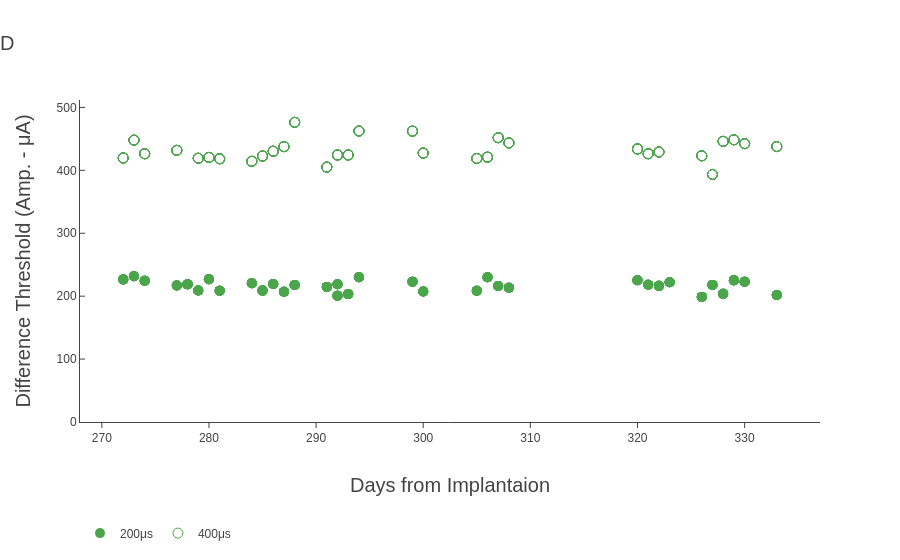

Notebook cell for this chart:
### Code cell
filters = {'discrimination':True, 'varparamsID': 1, 'comp_pw': 200, 'cs': False, 'subjectID':3, 'date_range': [250, 700],
          'refamp_range':[100, 500]}
df1 = filter_data(df, filters)
fig = thresh_fig_discrim(df1)
# fig.update_layout(
fig.update_layout(yaxis={'title': "Difference Threshold (Amp. - μA) ", 'showgrid':False,'ticks':'inside','showline':True,},
                  xaxis={'title': "Days from Implantaion",'rangemode':'normal',
                           'showgrid':False,'showline':True},
                    legend={'x': 0, 'y': -.3, 'orientation':'h'},
                hovermode='closest',
                  title='D',
                 title_font_size=20,
    )
fig.update_traces(marker={'color':'green','size':10})
fig.write_image("Nov_Images/fig4d.svg")
iplot(fig)
fig4d = go.FigureWidget(fig)

### Figure 1 — Plotly figure (JSON) as saved in the notebook; plotly's stock layout.template omitted (floating-point values rounded to 4 significant figures; data arrays with more than 128 entries replaced by an {"elided": "..."} marker saying what was removed)
{"data": [{"marker": {"color": "green", "size": 10, "symbol": "circle"}, "mode": "markers", "name": "200μs", "opacity": 0.7, "text": {"elided": "287 int values"}, "type": "scatter", "x": {"elided": "287 int values"}, "y": {"elided": "287 float values"}}, {"marker": {"color": "green", "size": 10, "symbol": "circle-open"}, "mode": "markers", "name": "400μs", "opacity": 0.7, "text": {"elided": "248 int values"}, "type": "scatter", "x": {"elided": "248 int values"}, "y": {"elided": "248 float values"}}], "layout": {"autosize": true, "font": {"family": "arial", "size": 12}, "hovermode": "closest", "legend": {"orientation": "h", "x": 0, "y": -0.3}, "title": {"font": {"size": 20}, "text": "D"}, "xaxis": {"autorange": true, "range": [267.9, 337.1], "rangemode": "normal", "showgrid": false, "showline": true, "title": {"text": "Days from Implantaion"}, "type": "linear"}, "yaxis": {"autorange": true, "range": [0, 515.6], "showgrid": false, "showline": true, "ticks": "inside", "title": {"text": "Difference Threshold (Amp. - μA) "}, "type": "linear"}}}
